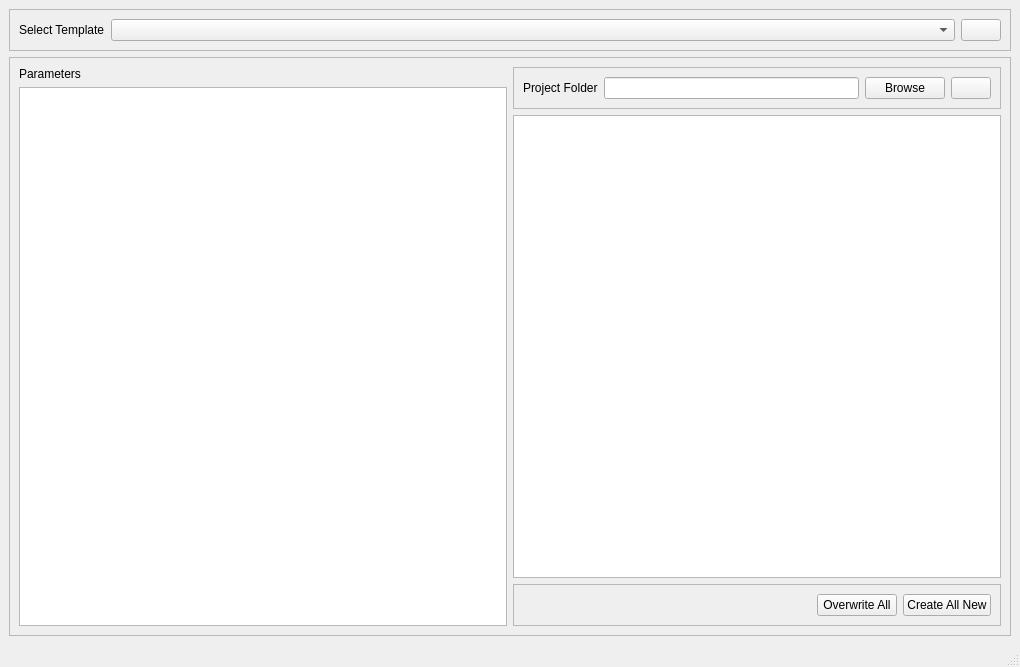
<?xml version="1.0" encoding="UTF-8"?>
<ui version="4.0">
 <class>NewProjectMainWindow_UI</class>
 <widget class="QMainWindow" name="NewProjectMainWindow_UI">
  <property name="geometry">
   <rect>
    <x>0</x>
    <y>0</y>
    <width>1020</width>
    <height>667</height>
   </rect>
  </property>
  <property name="windowTitle">
   <string>New Project Wizard</string>
  </property>
  <property name="windowIcon">
   <iconset resource="qt_assets.qrc">
    <normaloff>:/assets/images/app-icon.png</normaloff>:/assets/images/app-icon.png</iconset>
  </property>
  <widget class="QWidget" name="centralwidget">
   <layout class="QVBoxLayout" name="verticalLayout_4">
    <item>
     <widget class="QFrame" name="frame_3">
      <property name="frameShape">
       <enum>QFrame::StyledPanel</enum>
      </property>
      <property name="frameShadow">
       <enum>QFrame::Raised</enum>
      </property>
      <layout class="QHBoxLayout" name="horizontalLayout_2">
       <item>
        <widget class="QLabel" name="label_3">
         <property name="sizePolicy">
          <sizepolicy hsizetype="Maximum" vsizetype="Preferred">
           <horstretch>0</horstretch>
           <verstretch>0</verstretch>
          </sizepolicy>
         </property>
         <property name="text">
          <string>Select Template</string>
         </property>
        </widget>
       </item>
       <item>
        <widget class="QComboBox" name="template_cmb"/>
       </item>
       <item>
        <widget class="QPushButton" name="template_fold_btn">
         <property name="sizePolicy">
          <sizepolicy hsizetype="Maximum" vsizetype="Fixed">
           <horstretch>0</horstretch>
           <verstretch>0</verstretch>
          </sizepolicy>
         </property>
         <property name="text">
          <string/>
         </property>
         <property name="icon">
          <iconset resource="qt_assets.qrc">
           <normaloff>:/assets/images/gears.png</normaloff>:/assets/images/gears.png</iconset>
         </property>
        </widget>
       </item>
      </layout>
     </widget>
    </item>
    <item>
     <widget class="QFrame" name="frame_2">
      <property name="frameShape">
       <enum>QFrame::StyledPanel</enum>
      </property>
      <property name="frameShadow">
       <enum>QFrame::Raised</enum>
      </property>
      <layout class="QHBoxLayout" name="horizontalLayout">
       <item>
        <layout class="QVBoxLayout" name="verticalLayout">
         <item>
          <widget class="QLabel" name="label">
           <property name="text">
            <string>Parameters</string>
           </property>
          </widget>
         </item>
         <item>
          <widget class="QTableWidget" name="parameters_table"/>
         </item>
        </layout>
       </item>
       <item>
        <layout class="QVBoxLayout" name="verticalLayout_2">
         <item>
          <widget class="QFrame" name="frame">
           <property name="frameShape">
            <enum>QFrame::StyledPanel</enum>
           </property>
           <property name="frameShadow">
            <enum>QFrame::Raised</enum>
           </property>
           <layout class="QHBoxLayout" name="horizontalLayout_4">
            <item>
             <widget class="QLabel" name="label_4">
              <property name="text">
               <string>Project Folder</string>
              </property>
             </widget>
            </item>
            <item>
             <widget class="QLineEdit" name="proj_folder_input"/>
            </item>
            <item>
             <widget class="QPushButton" name="proj_input_browse_btn">
              <property name="text">
               <string>Browse</string>
              </property>
             </widget>
            </item>
            <item>
             <widget class="QPushButton" name="proj_folder_default_btn">
              <property name="text">
               <string/>
              </property>
              <property name="icon">
               <iconset resource="qt_assets.qrc">
                <normaloff>:/assets/images/default-icon.png</normaloff>:/assets/images/default-icon.png</iconset>
              </property>
             </widget>
            </item>
           </layout>
          </widget>
         </item>
         <item>
          <widget class="QListView" name="output_file_list"/>
         </item>
         <item>
          <widget class="QFrame" name="frame_4">
           <property name="frameShape">
            <enum>QFrame::StyledPanel</enum>
           </property>
           <property name="frameShadow">
            <enum>QFrame::Raised</enum>
           </property>
           <layout class="QHBoxLayout" name="horizontalLayout_3">
            <item>
             <spacer name="horizontalSpacer">
              <property name="orientation">
               <enum>Qt::Horizontal</enum>
              </property>
              <property name="sizeHint" stdset="0">
               <size>
                <width>40</width>
                <height>20</height>
               </size>
              </property>
             </spacer>
            </item>
            <item>
             <widget class="QPushButton" name="overwrite_all_btn">
              <property name="text">
               <string>Overwrite All</string>
              </property>
             </widget>
            </item>
            <item>
             <widget class="QPushButton" name="create_all_btn">
              <property name="text">
               <string>Create All New</string>
              </property>
             </widget>
            </item>
           </layout>
          </widget>
         </item>
        </layout>
       </item>
      </layout>
      <zorder>output_file_list</zorder>
      <zorder></zorder>
      <zorder></zorder>
     </widget>
    </item>
   </layout>
  </widget>
  <widget class="QMenuBar" name="menubar">
   <property name="geometry">
    <rect>
     <x>0</x>
     <y>0</y>
     <width>1020</width>
     <height>21</height>
    </rect>
   </property>
  </widget>
  <widget class="QStatusBar" name="statusbar"/>
 </widget>
 <resources>
  <include location="qt_assets.qrc"/>
 </resources>
 <connections/>
</ui>
